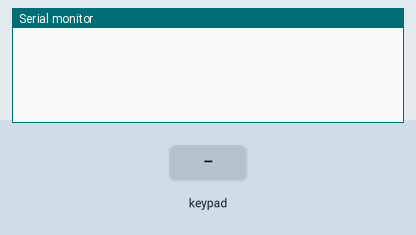
Recording of a sketch running on a simulated Arduino Uno, built with avr-gcc and run on an emulated ATmega328P. On the bench: the last lines printed to the serial monitor. The test bench sets the inputs (shaded band).

Above: at 1.2 s.
1.3 s: key '1' pressed
At 2.6 s:
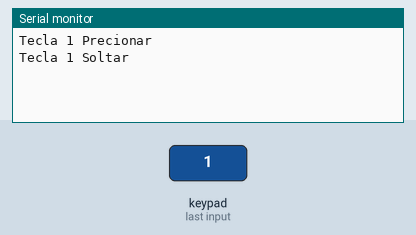
2.9 s: keypad keys 9 8 7 6 # pressed 0.4 s apart
At 5.3 s:
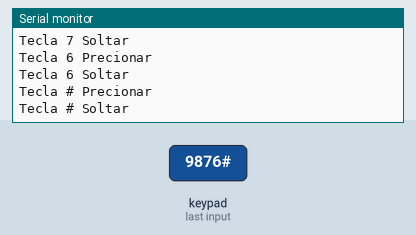
6.4 s: key '*' pressed
At 7.7 s:
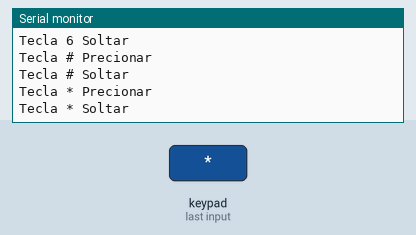
8.0 s: keypad keys 5 4 3 pressed 0.4 s apart
At 8.14 s:
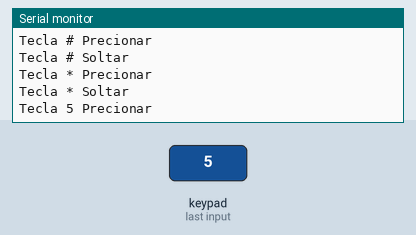
Timing chart, 0 to 11.0 s (numbered marks = the images above; inputs shaded):
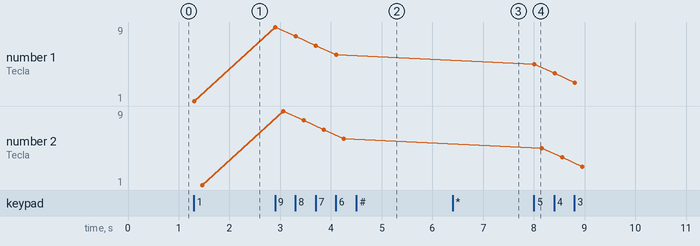

The sketch:

demo2_multikey_3-4.ino
```cpp
#include <Keypad.h>

#define filas 4
#define columnas 3

byte pinesFilas[filas] = { 9, 8, 7, 6 };
byte pinesColumnas[columnas] = { 5, 4, 3 };

char signos[filas][columnas] = {
  { '1', '2', '3' },
  { '4', '5', '6' },
  { '7', '8', '9' },
  { '*', '0', '#' }
};

Keypad teclado = Keypad(makeKeymap(signos), pinesFilas, pinesColumnas, filas, columnas);

void setup() {
  Serial.begin(9600);
}

void loop() {
  if (teclado.getKeys()) {
    for (int i = 0; i < LIST_MAX; i++) {
      if (teclado.key[i].stateChanged) {
        switch (teclado.key[i].kstate) {
          case PRESSED:
            Serial.print("Tecla ");
            Serial.print(teclado.key[i].kchar);
            Serial.println(" Precionar");
            break;
          case HOLD:
            Serial.print("Tecla ");
            Serial.print(teclado.key[i].kchar);
            Serial.println(" Mantener");
            break;
          case RELEASED:
            Serial.print("Tecla ");
            Serial.print(teclado.key[i].kchar);
            Serial.println(" Soltar");
            break;
            // case IDLE:
            // Serial.print("Tecla ");
            // Serial.print(teclado.key[i].kchar);
            // Serial.println(" Soltar");
            // break;
        }
      }
    }
  }
}
```

Measured:
- after the input at 1.3 s, the serial monitor: prints a new line at once (image 1)
- after the input at 2.9 s, the serial monitor: prints a new line at once (image 2)
- after the input at 6.4 s, the serial monitor: prints a new line at once (image 3)
- after the input at 8.0 s, the serial monitor: prints a new line at once (image 4)
- plotted number 1: 1 → 6 after the input at 2.9 s, 6 → 3 after the input at 8.0 s
- plotted number 2: 1 → 6 after the input at 2.9 s, 6 → 3 after the input at 8.0 s
